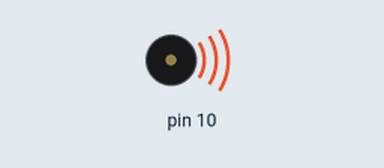
This sketch was run on a simulated Arduino Uno, built with avr-gcc and run on an emulated ATmega328P. Shown: buzzer (waves = sounding).

Above: at 0.2 s.
Timing chart, 0 to 3.0 s (numbered marks = the images above):
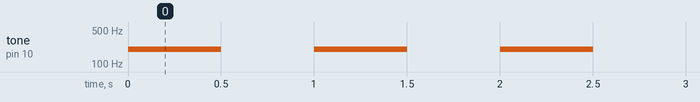

Measured:
- by itself, tone on pin 10: alternates 200 Hz for 0.50 s and silent for 0.50 s

The sketch:

buzzer_piezo_with_tone_and_notone1.ino
```cpp
void setup()
{
  Serial.begin(9600);
  pinMode(10,OUTPUT);
}

void loop()
{
  tone(10,200,1000);
  delay(500);
  noTone(10);
  delay(500);
}
```
